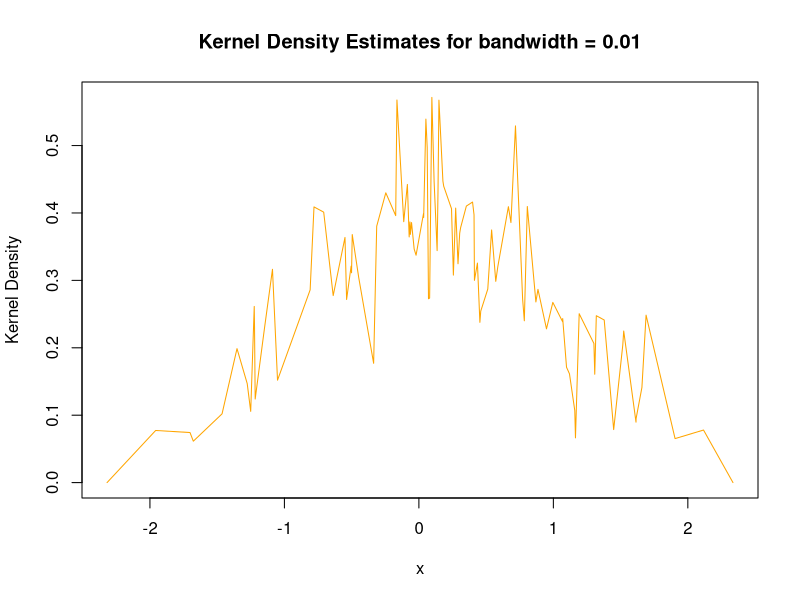
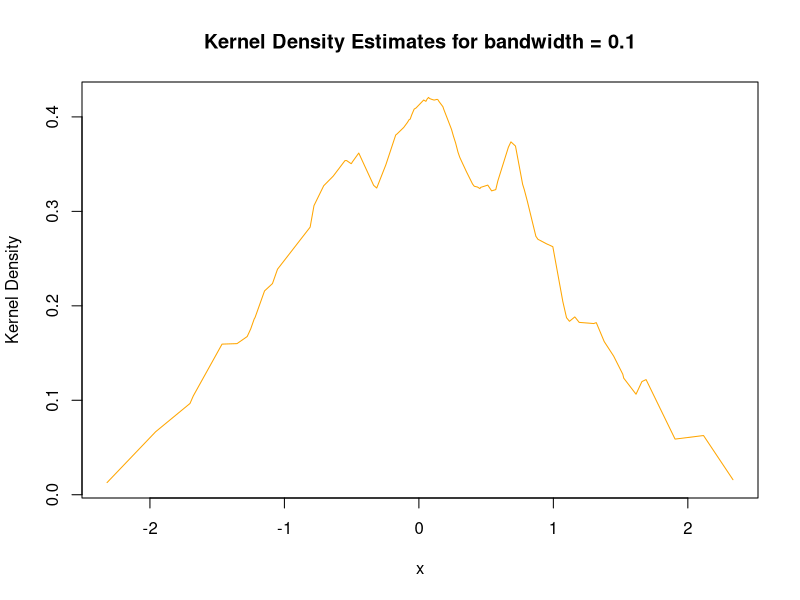
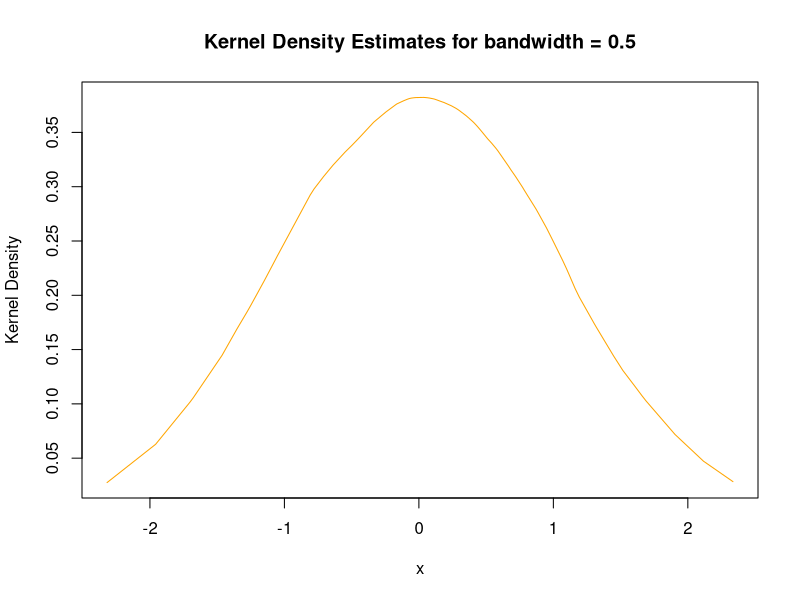
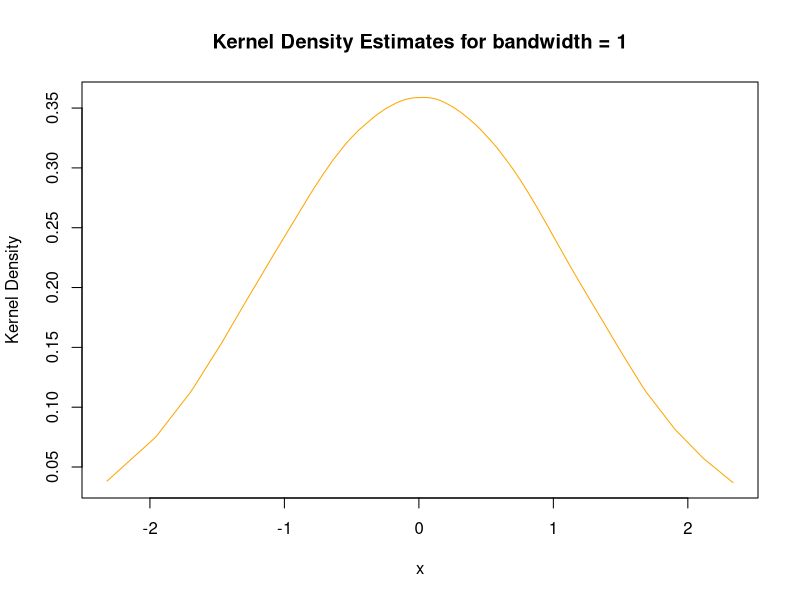
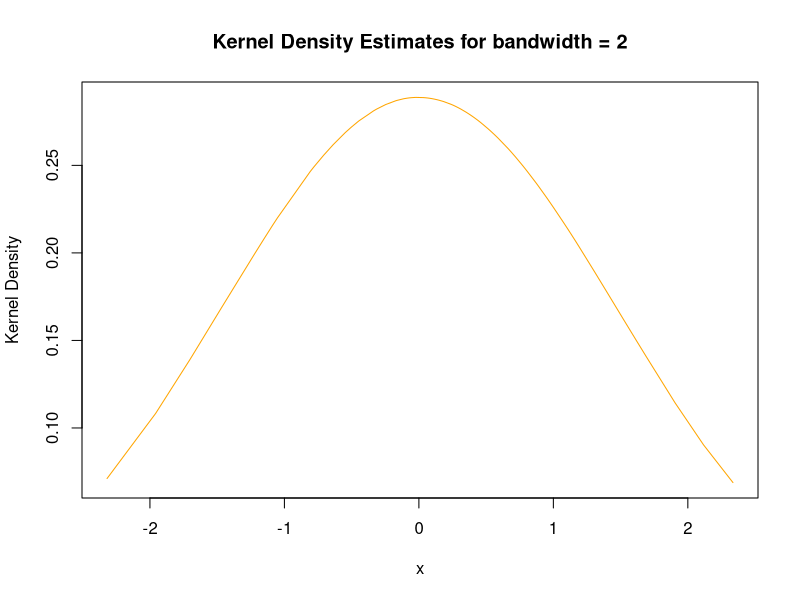

Generate these figures, in order, with R:
## ---- chunk 1
#Create the Epanechnikov kernel function with bandwidth = 1
epan_kernel <-function(x,h=1){
  x <-x/h
  a <- as.numeric(abs(x) <= 1)
  value <- (3/4) * ( 1 - x^2 ) * a
  return(value)
}

#Create the kernel density function.
#x: training vector 
#x_new: test set
#h: bandwidth 
#return kernel density estimate 

h = 1
kern_density <- function(x, h, x_new){
  sapply(x_new, function(k){
    estimate <-mean(epan_kernel(k-x,h))/h
    return(estimate)
  })
  }

# create a list of bandwidth for testing 
h = c(0.01,0.1,0.5,1,2)

# hand construct a testing dataset 
set.seed(666)
x <- rnorm(2000, 0, 1)
x_new <- sort(rnorm(100, 0, 1))

# visually test the function with different bandwidth 
for (i in h){
  plot(x_new, kern_density(x,i,x_new), xlab = "x",ylab = "Kernel Density", main = paste("Kernel Density Estimates for bandwidth =", i),type="l",col="orange")  
}

## ---- chunk 2
# embbed pictures into r
#knitr::include_graphics('/Users/graceyin/Desktop/bis557/data-raw/Question 3.jpeg')

## ---- chunk 3
# embbed pictures into r
#knitr::include_graphics('/Users/graceyin/Desktop/bis557/data-raw/Question 4.jpeg')
## ---- chunk 4
# embbed pictures into r
#knitr::include_graphics('/Users/graceyin/Desktop/bis557/data-raw/Question 5.jpeg')
## ---- chunk 5
#Check current KKT conditions for regression vector (reference to Textbook page 189)

# Args:
#     X: A numeric data matrix.
#     y: Response vector.
#     b: Current value of the regression vector.
#     lambda: The penalty term.
#
# Returns:
#     A logical vector indicating where the KKT conditions have
#     been violated by the variables that are currently zero.

casl_lenet_check_kkt <- function(X, y, b, lambda) {
  
  resids <- y - X %*% b 
  s <- apply(X, 2, function(xj) crossprod(xj, resids)) /
    lambda / nrow(X)
  # return a vector indicating where the KKT conditions have been
  # violated by the variables that are currently zero 
  (b == 0) & (abs(s) >=1)
}

## ---- chunk 6
#install.packages("glmnet")
library("glmnet")

#Check variables to see if they violate KKT conditions

# Args:
#     x:numeric values of a data matrix
#     y:response vector
#     
# Returns:
#     A logical vector indicating whether the KKT conditions have been violated
#     If KKT conditions are violated, return a vector that contains at least one TRUE
#     If KKT conditions are not violated, return a vector of FALSEs

lasso_reg_with_screening <- function(x, y){
  est <- cv.glmnet(x,y,alpha=1)
  lambda <- est$lambda.1se
  b <- est$glmnet.fit$beta[,est$lambda == lambda]
  print(b)
  casl_lenet_check_kkt(x, y, b, lambda)
}
## ---- chunk 7
data("iris")
x <- scale(model.matrix(Sepal.Length ~. -1, iris))
y <- iris[,1]
lasso_reg_with_screening(x, y)
